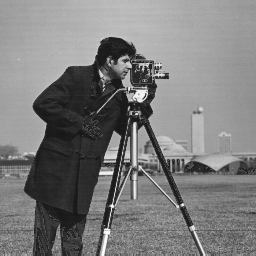
#> input picture orignal_img.png, 256 x 256 px
$ python Q1.py
#> lines starting #> are read from the running program, lines starting #| are printed output that depends on the picture; after the words box and inside, x2 and y2 are one past the last pixel; in counts of white or black regions, pixels touching at a corner belong together
import cv2
import numpy as np


img = cv2.imread('orignal_img.png')
#> img is the input picture: shape (256, 256, 3); min 21, max 253, mean 124.3
print(img.shape)
#| (256, 256, 3)

# Define the shapes
circle_mask = np.zeros_like(img)
triangle_mask = np.zeros_like(img)
square_mask = np.zeros_like(img)

# Create a circle
cv2.circle(circle_mask, (200,200), 100, (255, 255, 255), thickness=-1)
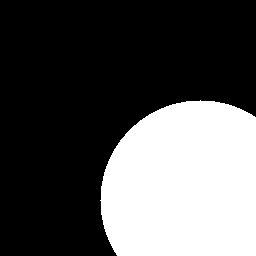
#> circle_mask: shape (256, 256, 3); 32.7% white; 1 white region, box (x1, y1, x2, y2) and area: (100, 100, 256, 256) 21434

# Create a triangle
pts = np.array([[150, 200], [300, 150], [200, 200]], np.int32)
pts = pts.reshape((-1, 1, 2))
cv2.fillPoly(triangle_mask, [pts], (255, 255, 255))
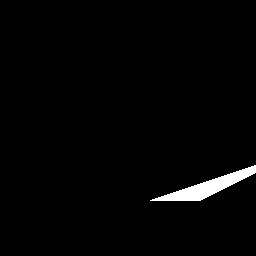
#> triangle_mask: shape (256, 256, 3); 1.8% white; 1 white region, box (x1, y1, x2, y2) and area: (150, 165, 256, 201) 1177

# Create a square
cv2.rectangle(square_mask, (100, 100), (200, 200), (255, 255, 255), thickness=-1)
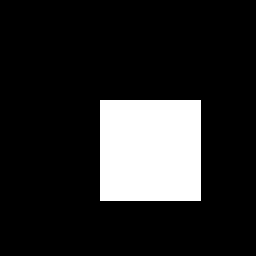
#> square_mask: shape (256, 256, 3); 15.6% white; 1 white region, box (x1, y1, x2, y2) and area: (100, 100, 201, 201) 10201

# Apply masks to the original image
circle_img = cv2.bitwise_and(img, circle_mask)
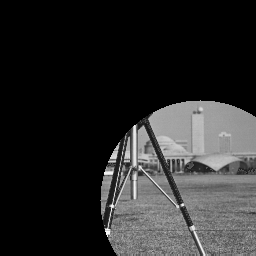
#> circle_img: shape (256, 256, 3); min 0, max 252, mean 42
triangle_img = cv2.bitwise_and(img, triangle_mask)
square_img = cv2.bitwise_and(img, square_mask)
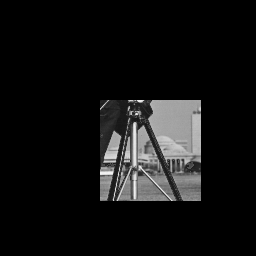
#> square_img: shape (256, 256, 3); min 0, max 243, mean 18.3

# Display the results
cv2.imshow('Circle Result', circle_img)
cv2.imshow('Triangle Result', triangle_img)
cv2.imshow('Square Result', square_img)
cv2.imwrite("Square Result.jpg", square_img)
cv2.imwrite("Circle Result.jpg", circle_img)

cv2.waitKey(0)
cv2.destroyAllWindows()

$ run again, with Horizontal Flip.jpg saved as orignal_img.png
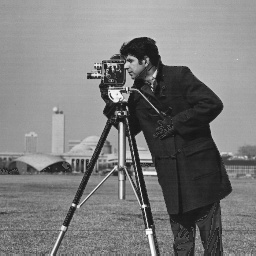
#> input picture Horizontal Flip.jpg, 256 x 256 px
#> img is the input picture: shape (256, 256, 3); min 18, max 254, mean 124.3
#| (256, 256, 3)
#> circle_mask: shape (256, 256, 3); 32.7% white; 1 white region, box (x1, y1, x2, y2) and area: (100, 100, 256, 256) 21434
#> triangle_mask: shape (256, 256, 3); 1.8% white; 1 white region, box (x1, y1, x2, y2) and area: (150, 165, 256, 201) 1177
#> square_mask: shape (256, 256, 3); 15.6% white; 1 white region, box (x1, y1, x2, y2) and area: (100, 100, 201, 201) 10201
#> `circle_img = cv2.bitwise_and(img, circle_mask)`:
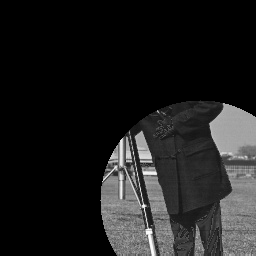
#> circle_img: shape (256, 256, 3); min 0, max 254, mean 29.9
#> `square_img = cv2.bitwise_and(img, square_mask)`:
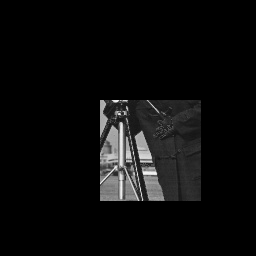
#> square_img: shape (256, 256, 3); min 0, max 244, mean 11.8

$ run again, with Vertical Flip.jpg saved as orignal_img.png
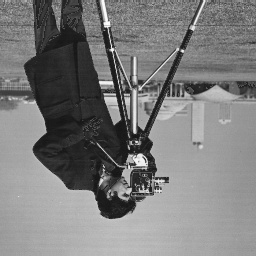
#> input picture Vertical Flip.jpg, 256 x 256 px
#> img is the input picture: shape (256, 256, 3); min 18, max 254, mean 124.3
#| (256, 256, 3)
#> circle_mask: shape (256, 256, 3); 32.7% white; 1 white region, box (x1, y1, x2, y2) and area: (100, 100, 256, 256) 21434
#> triangle_mask: shape (256, 256, 3); 1.8% white; 1 white region, box (x1, y1, x2, y2) and area: (150, 165, 256, 201) 1177
#> square_mask: shape (256, 256, 3); 15.6% white; 1 white region, box (x1, y1, x2, y2) and area: (100, 100, 201, 201) 10201
#> `circle_img = cv2.bitwise_and(img, circle_mask)`:
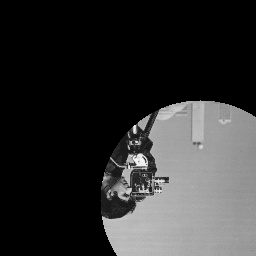
#> circle_img: shape (256, 256, 3); min 0, max 245, mean 48.7
#> `square_img = cv2.bitwise_and(img, square_mask)`:
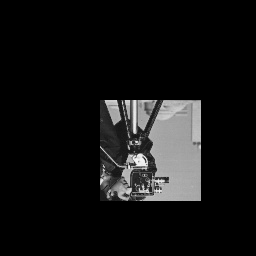
#> square_img: shape (256, 256, 3); min 0, max 245, mean 19.2
